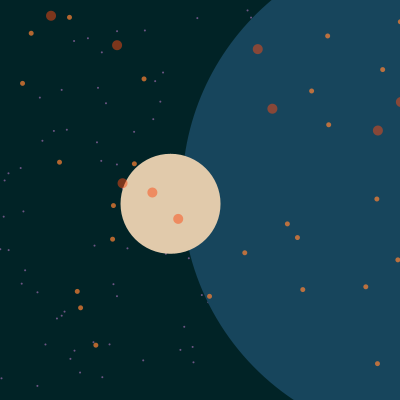
Frame 1 (no input)
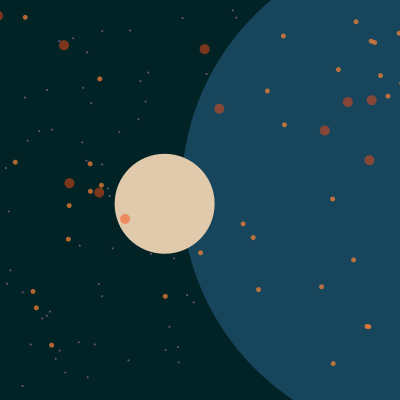
Frame 60 (the mouse pressed at the canvas centre just before this capture)
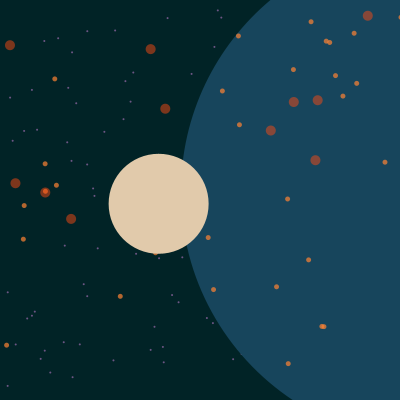
Frame 120 (the mouse held since frame 60 and released just before this capture)

The Processing sketch that drew these frames (run headless with seeded random() and noise(); from frame 60 on, the mouse is pressed at the canvas centre):

// Processing sketch: processing_96031
// ── processing_96031.pde

/*
A simple "star field", with a nice color palette.
https://kuler.adobe.com/#themeID/2328390

Made by @ramayac
*/
Punto[] estrellas1 = new Punto[11];
Punto[] estrellas2 = new Punto[33];

Punto[] satelite = new Punto[1]; //satelite
Punto[] planet = new Punto[1]; //sol
Punto[] estrellas3 = new Punto[155]; //bg

class Punto {
  //posicion
  float x, y;
  //tamaño, velocidad, color, alpha
  float t, v; color c; int b;
  
  Punto(float x, float y, float t, float v, color c, int b){
    this.x = x;  this.y = y;
    this.t = t;  this.v = v;
    this.c = c;  this.b = b;
  }
  
  Punto(float x, float y, float t, float v, color c){
    this.x = x;  this.y = y;
    this.t = t;  this.v = v;
    this.c = c;
  }
  
  void draw(){
    x=x-v;
    if(x < -t*2){
      x = width + t * random(t);
    }
    
    fill(c, b);
    ellipse(x, y, t, t);
  }
}

void setup(){
  size(400,400);
  noStroke();
  smooth();
  frameRate(24);
  
  inicializar(estrellas1, 0.90, 10,  #FA4913, 125);
  inicializar(estrellas2, 0.75, 5,   #FE8333, 180);
  inicializar(estrellas3, 0.25, 2,   #B878C6, 150);
  inicializar(satelite,   0.10, 100, #E1CAAB);
  inicializar(planet,     0.01, 500, #17455C);
}

void inicializar(final Punto[] arr, float v, float t, color c){
  inicializar(arr, v, t, c, 255);
}

void inicializar(final Punto[] arr, float v, float t, color c, int b){
  for(int i = 0; i < arr.length; i++){
    float x = random(-50, width+50);
    float y = random(10, height-10);
    arr[i] = new Punto(x, y, t, v, c, b);
  }
}

void dibujar(final Punto[] arr){
for(int i = 0; i < arr.length; i++){
    arr[i].draw();
  }
}

void draw(){
  background(#012326);
  
  //dibujemos las estrellas
  dibujar(estrellas3);
  dibujar(planet);
  dibujar(estrellas2);
  dibujar(satelite);
  dibujar(estrellas1);
}
